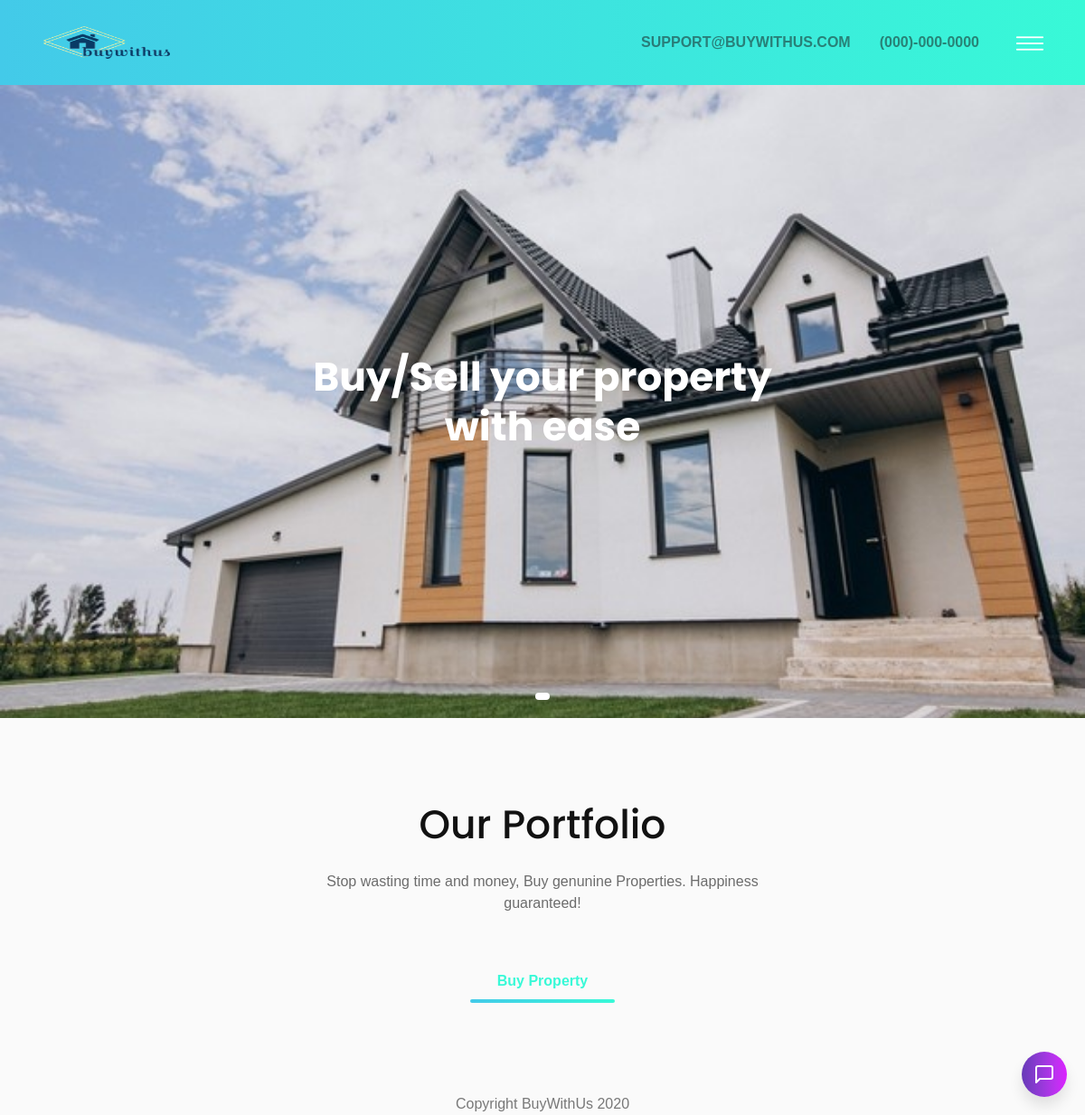
Before: / with the older database file.
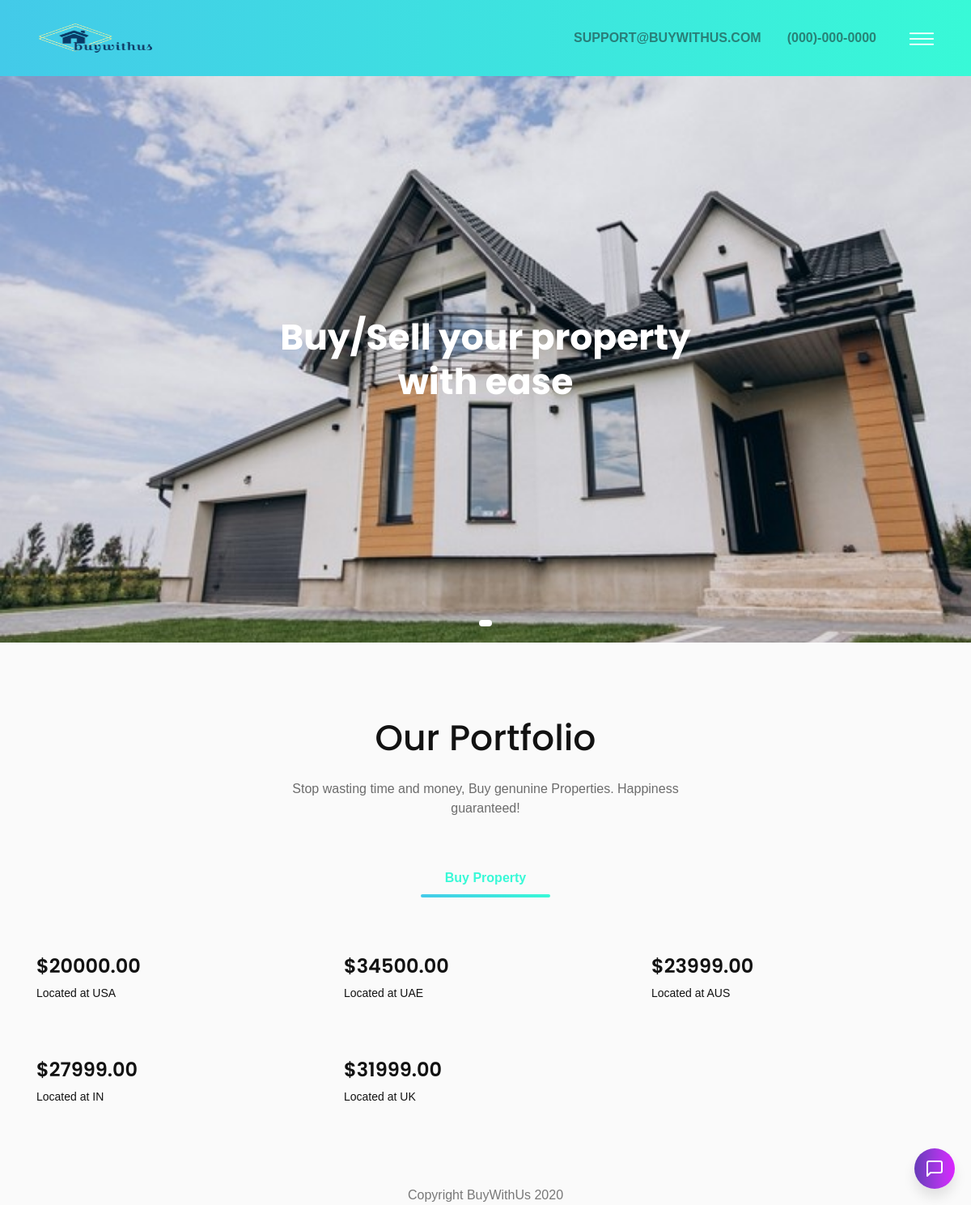
After: the same page with the newer database file.
### core/models.py (models this page shows, shortened)
class DummyProperty(models.Model):
    country = models.CharField(max_length=5, help_text='Country code')
    address = models.CharField(max_length=50, help_text='Property Location', default='Unknown')
    price = models.DecimalField(max_digits=10, decimal_places=2, help_text='Price in doller')
    image = models.CharField(max_length=255, default='https://images.unsplash.com/photo-1579700432983-39c5fb5815e3?ixlib=rb-1.2.1&ixid=eyJhcHBfaWQiOjEyMDd9&auto=format&fit=crop&w=1486&q=80')
    class Meta:
        verbose_name_plural = 'Dummy Properties'

### core/views.py (the view)
# urls.py: path('', home, name='home'),
def home(request):
    dummydata = DummyProperty.objects.all()
    return render(request, 'core/base.html', {'object_list': dummydata})

### templates/core/base.html (shortened to what the changed rows need)
{% load static %}
<!doctype html>
<html lang="en">
<head>
    <link rel="stylesheet" href="{% static 'core/css/bootstrap.min.css' %}">
    <link rel="stylesheet" href="{% static 'core/css/LineIcons.css' %}">
    <link rel="stylesheet" href="{% static 'core/css/magnific-popup.css' %}">
    <link rel="stylesheet" href="{% static 'core/css/slick.css' %}">
    <link rel="stylesheet" href="{% static 'core/css/animate.css' %}">
    <link rel="stylesheet" href="{% static 'core/css/default.css' %}">
    <link rel="stylesheet" href="{% static 'core/css/style.css' %}">
    <link href="{% static 'core/chatbot/css/select2.min.css' %}" rel="stylesheet" type="text/css" />
    <link href="{% static 'core/chatbot/css/chatBot.css' %}" rel="stylesheet" type="text/css" />
    <link href="{% static 'core/chatbot/css/timeline.css' %}" rel="stylesheet" type="text/css" />
</head>
<body>
    <section class="header-area">
        <div id="home" class="slider-area">
            <div class="bd-example">
                <div id="carouselOne" class="carousel slide" data-ride="carousel">
                    <div class="carousel-inner">
                        <div class="carousel-item bg_cover active"
                            style="background-image: url({% static 'core/images/bwu.jpeg' %})">
                            <div class="carousel-caption">
                                <div class="container">
                                    <div class="row justify-content-center">
                                        <div class="col-xl-6 col-lg-7 col-sm-10">
                                            <h2 class="carousel-title">Buy/Sell your property with ease</h2>
                                        </div>
                                    </div>
                                </div>
                            </div>
                        </div>
                    </div>
                </div>
            </div>
        </div>
    </section>
    <section id="portfolio" class="portfolio-area">
        <div class="container">
            <div class="row grid">
                {% for property in object_list %}
                <div class="col-lg-4 col-sm-6 branding-3 planning-3">
                    <div class="single-portfolio mt-30 wow fadeInUp" data-wow-duration="1.5s" data-wow-delay="0.2s">
                        <div class="portfolio-image">
                        </div>
                        <div class="portfolio-text">
                            <h4 class="portfolio-title"><a href="#">${{ property.price }}</a></h4>
                            <p class="text">Located at {{ property.country }}</p>
                        </div>
                    </div>
                </div>
                {% endfor %}
            </div>
        </div>
    </section>
</body>
</html>

Changed rows visible on the page:
added DummyProperty: price "20000.00", country "USA"
added DummyProperty: price "34500.00", country "UAE"
added DummyProperty: price "23999.00", country "AUS"
added DummyProperty: price "27999.00", country "IN"
added DummyProperty: price "31999.00", country "UK"
